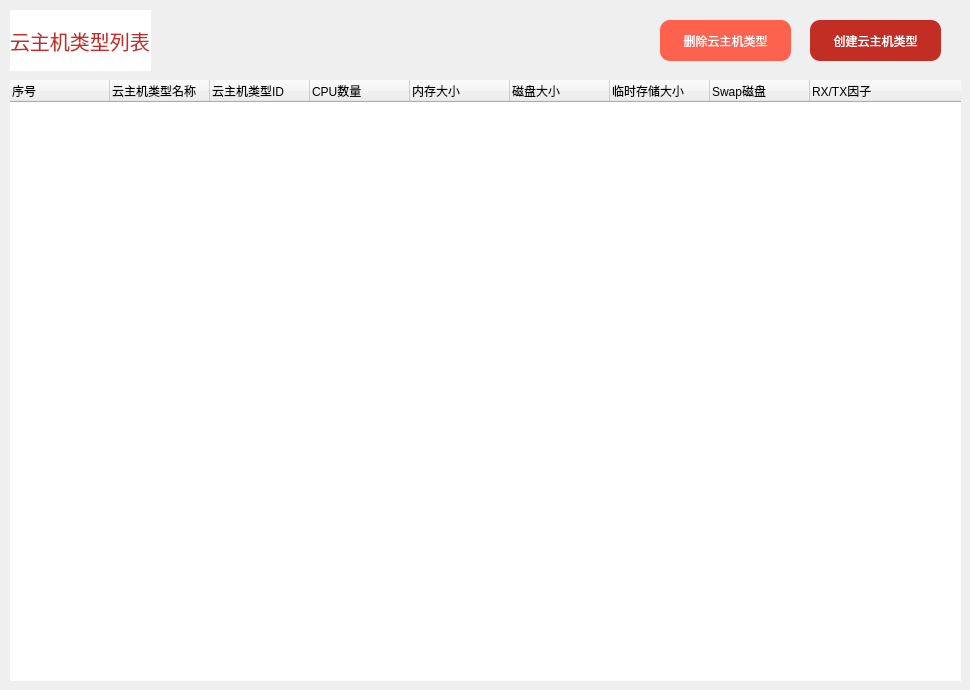
    <widget class="QWidget" name="stack_flavor">
     <widget class="QPushButton" name="pushButton_delflavors">
      <property name="geometry">
       <rect>
        <x>660</x>
        <y>20</y>
        <width>131</width>
        <height>41</height>
       </rect>
      </property>
      <property name="styleSheet">
       <string notr="true">QPushButton{
	font: 57 9pt &quot;HarmonyOS Sans SC&quot;;
	background-color: #fc624e;
	color: white;
	border: none;
	border-radius: 10px;

}

QPushButton:hover {
	background-color: white;
	color: #fc624e;
}</string>
      </property>
      <property name="text">
       <string>删除云主机类型</string>
      </property>
     </widget>
     <widget class="QLabel" name="label_flavors">
      <property name="geometry">
       <rect>
        <x>10</x>
        <y>10</y>
        <width>141</width>
        <height>61</height>
       </rect>
      </property>
      <property name="layoutDirection">
       <enum>Qt::LeftToRight</enum>
      </property>
      <property name="styleSheet">
       <string notr="true">QLabel {
	text-align: center;
	font: 57 9pt &quot;HarmonyOS Sans SC&quot;;
	font-size: 20px;
	background-color: white;
	color: #C32E24;
}</string>
      </property>
      <property name="text">
       <string>云主机类型列表</string>
      </property>
     </widget>
     <widget class="QTreeWidget" name="tree_flavors">
      <property name="geometry">
       <rect>
        <x>10</x>
        <y>80</y>
        <width>951</width>
        <height>601</height>
       </rect>
      </property>
      <property name="styleSheet">
       <string notr="true">QTreeWidget {border: none;font: 57 9pt &quot;HarmonyOS Sans SC&quot;;}
QHeaderView::section {font: 57 9pt &quot;HarmonyOS Sans SC&quot;;}
QTreeWidget::item
{
	font: 57 9pt &quot;HarmonyOS Sans SC&quot;;
    height:35px;
    font-size:20px;
}
 
QTreeWidget::item::hover
{
    background-color: #C32E24;
color:white
}
 
QTreeWidget::item:selected
{
    background: #C32E24;
}


QScrollBar:vertical
{
    background:transparent;
    padding-top:10px;
    padding-bottom:10px;
    padding-left:4px;
    padding-right:4px;
    border-left:1px solid transparent;;
}
 
QScrollBar::handle:vertical
{
    background:#C32E24;
    border-radius:6px;
    min-height:60px;
    border-radius:4px;
}
 
QScrollBar::handle:vertical:hover
{
    background:#C32E24;
    border-radius:4px;
}
 
QScrollBar::add-page
{
    background:transparent;
}
 
QScrollBar::sub-page
{
    background:transparent;
}
 
QScrollBar::add-line:vertical
{
    background:url(none) center no-repeat;
}
 
QScrollBar::sub-line:vertical
{
    background:url(none) center no-repeat;
}

QScrollBar:horizontal
{
    background:transparent;
    padding-left:10px;
    padding-right:10px;
    padding-top:4px;
    padding-bottom:4px;
    border-top:1px solid transparent;
}
 
QScrollBar::handle:horizontal
{
    background:#C32E24;
    border-radius:6px;
    min-height:60px;
    border-radius:4px;
}
 
QScrollBar::handle:horizontal:hover
{
    background:#C32E24;
    border-radius:4px;
}
 
QScrollBar::add-line:horizontal
{
    background:url(none) center no-repeat;
}
 
QScrollBar::sub-line:horizontal
{
    background:url(none) center no-repeat;
}</string>
      </property>
      <column>
       <property name="text">
        <string>序号</string>
       </property>
      </column>
      <column>
       <property name="text">
        <string>云主机类型名称</string>
       </property>
      </column>
      <column>
       <property name="text">
        <string>云主机类型ID</string>
       </property>
      </column>
      <column>
       <property name="text">
        <string>CPU数量</string>
       </property>
      </column>
      <column>
       <property name="text">
        <string>内存大小</string>
       </property>
      </column>
      <column>
       <property name="text">
        <string>磁盘大小</string>
       </property>
      </column>
      <column>
       <property name="text">
        <string>临时存储大小</string>
       </property>
      </column>
      <column>
       <property name="text">
        <string>Swap磁盘</string>
       </property>
      </column>
      <column>
       <property name="text">
        <string>RX/TX因子</string>
       </property>
      </column>
     </widget>
     <widget class="QPushButton" name="pushButton_addflavors">
      <property name="geometry">
       <rect>
        <x>810</x>
        <y>20</y>
        <width>131</width>
        <height>41</height>
       </rect>
      </property>
      <property name="styleSheet">
       <string notr="true">QPushButton{
	font: 57 9pt &quot;HarmonyOS Sans SC&quot;;
	background-color: #C32E24;
	color: white;
	border: none;
	border-radius: 10px;

}

QPushButton:hover {
	background-color: white;
	color: #C32E24;
}</string>
      </property>
      <property name="text">
       <string>创建云主机类型</string>
      </property>
     </widget>
    </widget>
